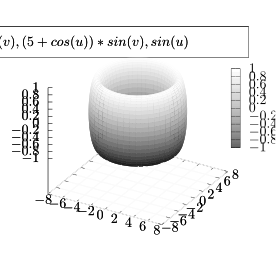

This figure's gnuplot source:
#!/usr/bin/gnuplot
#
# Plot of a Klein bottle
#
# AUTHOR: Hagen Wierstorf

# reset

# wxt
# set terminal wxt size 350,262 enhanced font 'Verdana,10' persist
# png
#set terminal pngcairo size 350,262 enhanced font 'Verdana,10'
#set output 'klein_bottle.png'
# svg
#set terminal svg size 350,262 fname 'Verdana, Helvetica, Arial, sans-serif' \
#fsize '10'
#set output 'klein_bottle.svg'

# # color definitions
# set style line 1 lc rgb '#157545' lt 1 lw 1 # --- green

# set tmargin at screen 0.99
# set bmargin at screen 0.01
# set lmargin at screen 0
# set rmargin at screen 0.9
# set pm3d depthorder hidden3d 1
# set hidden3d
# set style fill transparent solid 0.65
# set palette rgb 9,9,3
# unset colorbox
# unset key
# unset border
# unset tics
# set ticslevel 0
# # set view 60,210,1.5,1
# set isosamples 19,44
# # set xrange[-8:10]
# # set yrange[-8:8]
# set urange[-pi:pi]
# set vrange[-pi:pi]

# set parametric
# x(u,v)= (1 + 0.5 * v * cos(0.5 * u)) * cos(u)
# y(u,v)= (1 + 0.5 * v * cos(0.5 * u)) * sin(u)
# z(u,v)= 0.5 * v * sin(0.5 * u)
# splot x(u,v),y(u,v),z(u,v) w pm3d
# plot cos(t),sin(t)

set parametric
set isosamples 50
# set pm3d depthorder hidden3d 1
set pm3d depthorder
set hidden3d trianglepattern 7
set xrange[-8:8]
set yrange[-8:8]
splot [-pi:pi][-pi:pi] (5 + cos(u))*cos(v), (5 + cos(u))*sin(v), sin(u) w pm3d
